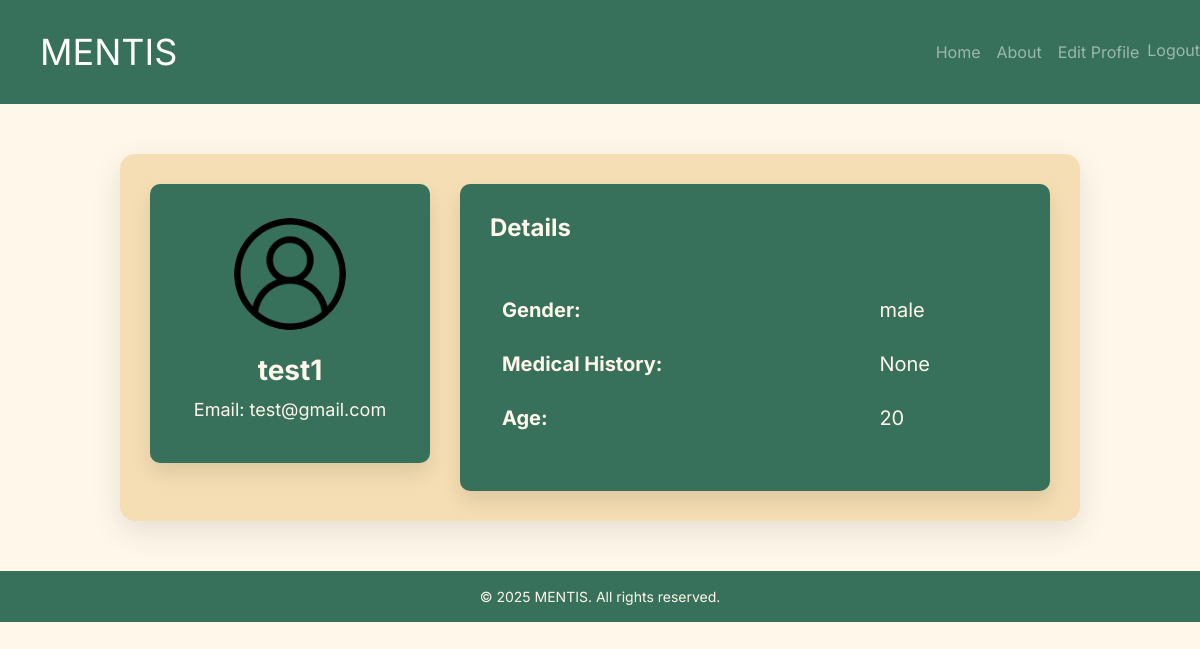
The page /accounts/profile/ (signed in) on the database its author committed.
### accounts/models.py (models this page shows, shortened)
class Profile(models.Model):
    user = models.ForeignKey(User, on_delete=models.CASCADE, related_name='profile', db_index=True)
    about = models.TextField(null=True, blank=True, help_text='About User  will appear in  all products that published')
    gender_kind = {
        ('male', 'Male'),
        ('female', 'Female'),
        }
    gender = models.CharField(max_length=6, choices=gender_kind)
    medical_history = models.TextField(null=True, blank=True, help_text='Enter your medical history')
    age = models.CharField(max_length=30, null=True, blank=True)
    ProfileImg = models.ImageField(upload_to=GetImageUploadTo, null=True, blank=True)

### accounts/views.py (the view)
# urls.py: path('profile/', ShowProfileView.as_view(), name='profile'),
class ShowProfileView(TemplateView):
    template_name = "registration/profile.html"
    def get_context_data(self, **kwargs:Any) -> dict[str, Any]:
        context = super().get_context_data(**kwargs)
        profile = Profile.objects.get(user=self.request.user)
        context["profile"] = profile
        return context

### accounts/templates/registration/profile.html (shortened to what this page needs)
{% load static  %}
<!DOCTYPE html>
<html lang="en">
<head>
    <link href="https://stackpath.bootstrapcdn.com/bootstrap/4.5.2/css/bootstrap.min.css" rel="stylesheet">
</head>
<body>
    <nav class="navbar navbar-expand-lg navbar-dark">
        <a class="navbar-brand" href="{% url 'home:home' %}">MENTIS</a>
        <div class="collapse navbar-collapse" id="navbarNav">
            <ul class="navbar-nav ml-auto">
                <li class="nav-item"><a class="nav-link" href="{% url 'home:home' %}">Home</a></li>
                <li class="nav-item"><a class="nav-link" href="{% url 'home:about' %}">About</a></li>
                <li class="nav-item"><a class="nav-link" href="{% url 'accounts:edit-profile' %}">Edit Profile</a></li>
                <li class="nav-item" style="margin-top: 6px;">
                    <form action="{% url 'logout' %}" method="post">
                    <button type="submit" class="nav-link btn btn-link" style="padding: 0; border: none; background: none;">Logout</button>
                    </form>
                </li>
            </ul>
        </div>
    </nav>
    <div class="container profile-container">
        <div class="row">
            <div class="col-md-4">
                <div class="profile-box text-center">
                    <div class="profile-avatar">
                        <img src="{% if profile.ProfileImg %}{{ profile.ProfileImg.url }}{% else %}{% static 'img/profile2.png' %}{% endif %}" alt="">
                    </div>
                    <h3>{{profile.user.username}}</h3>
                    <p>Email: {{profile.user.email}}</p>
                </div>
            </div>
            <div class="col-md-8">
                <div class="profile-box">
                    <h4>Details</h4>
                    <table class="table table-borderless" style="background-color:rgba(55, 113, 91, 1);;">
                        <tbody class="table-group-divider" style="background-color:rgba(55, 113, 91, 1);">
                          <tr style="background-color:rgba(55, 113, 91, 1);;">
                            <th scope="row">Gender:</th>
                            <td>{{profile.gender}}</td>
                          </tr>
                          <tr>
                            <th scope="row">Medical History:</th>
                            <td>{{profile.medical_history}}</td>
                          </tr>
                          <tr>
                            <th scope="row">Age:</th>
                            <td>{{profile.age}}</td>
                          </tr>
                        </tbody>
                    </table>
                </div>
            </div>
        </div>
    </div>
    <footer>
        <p>&copy; 2025 MENTIS. All rights reserved.</p>
    </footer>
</body>
</html>

### accounts/templates/registration/profile.html (style rules this page uses)
body { background-color: #fff7ea; font-family: "Inter", serif; margin: 0; padding: 0; color: #fff7ea; }
.navbar { background-color: rgba(55, 113, 91, 1); padding: 20px 0; }
.navbar-brand { font-size: 36px; padding-left: 40px; font-family: "Inter", serif; color: #fff7ea; }
.nav-link { font-family: "Inter", serif; color: #fff7ea; }
.profile-container { margin: 50px auto; padding: 30px; background-color: #f5deb3; width: 80%; border-radius: 15px; box-shadow: 0px 10px 30px rgba(0, 0, 0, 0.1); }
.profile-box { background-color: rgba(55, 113, 91, 1); padding: 30px; border-radius: 10px; box-shadow: 0px 10px 20px rgba(0, 0, 0, 0.1); }
.profile-avatar img { width: 120px; height: 120px; border-radius: 50%; border: 4px solid rgba(55, 113, 91, 1); margin-bottom: 20px; }
.profile-box h3 { font-size: 28px; font-weight: bold; color: #fff7ea; }
.profile-box p { font-size: 18px; margin-bottom: 10px; color: #fff7ea; }
.profile-box h4 { font-size: 24px; font-weight: bold; margin-bottom: 20px; color: #fff7ea; }
.table { margin-top: 40px; font-size: 20px; color: #fff7ea; }
.table th { font-weight: bold; }
footer { background-color: rgba(55, 113, 91, 1); color: #fff7ea; text-align: center; padding: 15px 0; font-family: "Inter", serif; }
footer p { margin: 0; font-size: 14px; }

### rows shown on the page
Profile: user.username "test1", user.email "test@gmail.com", gender "male", medical_history "None", age "20"
